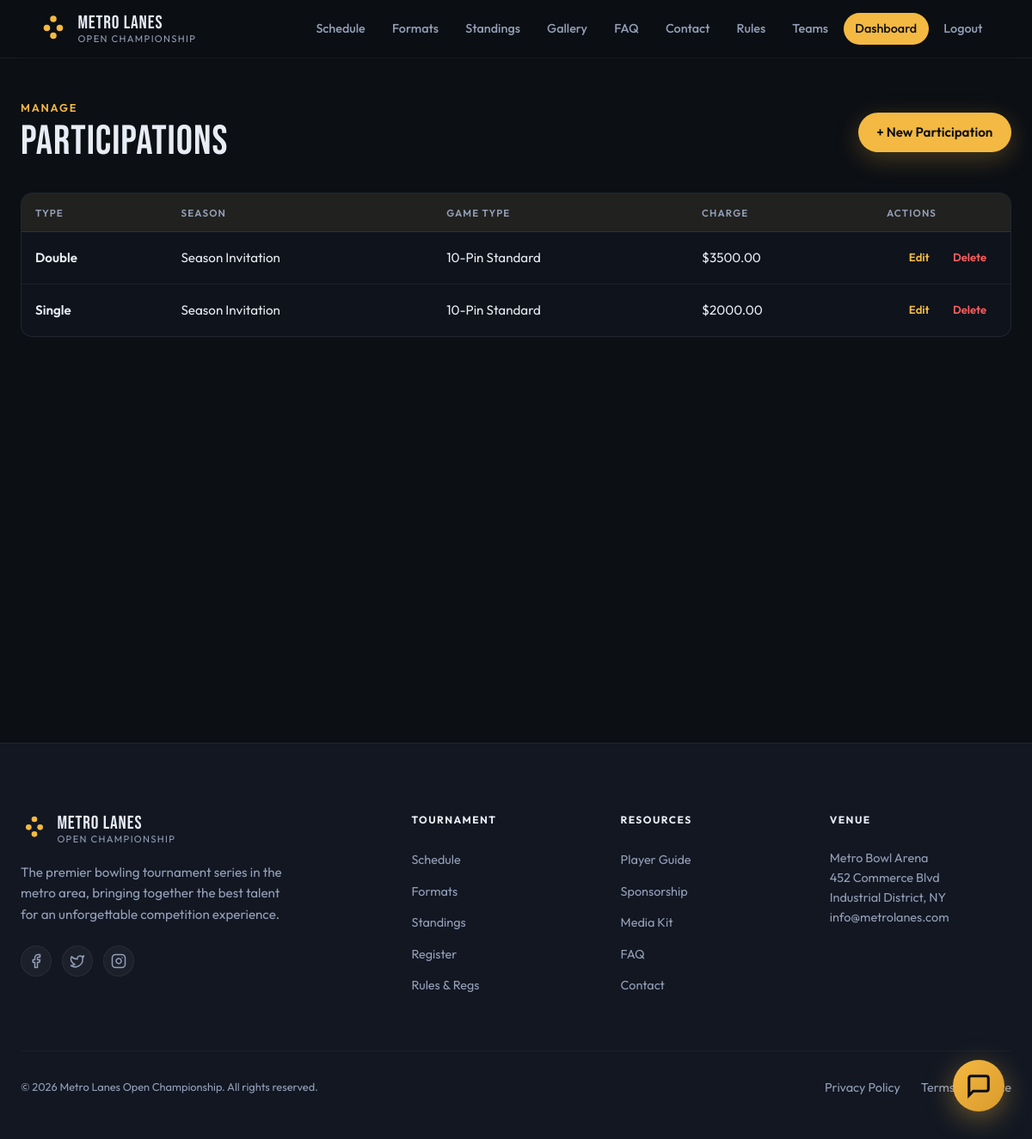
The page /manage/participations/ (signed in) on the database its author committed.
### core/models.py (models this page shows, shortened)
class Participation(models.Model):
    choices = [
        ('Single', 'Single'),
        ('Double', 'Double'),
        ('Trio', 'Trio'),
    ]
    season = models.ForeignKey(Season, on_delete=models.CASCADE, related_name='participations')
    game_type = models.ForeignKey(GameType, on_delete=models.CASCADE, related_name='participations')
    name = models.CharField(max_length=100, choices=choices)
    charge = models.DecimalField(max_digits=10, decimal_places=2)
    enrolled_users = models.ManyToManyField(User, related_name='enrolled_participations', blank=True)
    enrolled_teams = models.ManyToManyField(Team, related_name='enrolled_participations', blank=True)
    class Meta:
        verbose_name_plural = 'Participations'
        unique_together = ('season', 'game_type', 'name')

class Season(models.Model):
    name = models.CharField(max_length=100)
    start_date = models.DateField()
    end_date = models.DateField()
    is_active = models.BooleanField(default=False)
    register_start_date = models.DateField()
    register_end_date = models.DateField()
    participants = models.ManyToManyField(User, related_name='participants')
    teams = models.ManyToManyField(Team, related_name='teamups')
    hero_image = models.URLField(blank=True, null=True, help_text="URL for the hero background image")

class GameType(models.Model):
    name = models.CharField(max_length=100)
    description = models.TextField()

### core/views.py (the view)
# urls.py: path('manage/participations/', views.participation_list, name='participation_list'),
@login_required
def participation_list(request):
    participations = Participation.objects.select_related('season', 'game_type').all().order_by('-season__start_date', 'name')
    return render(request, 'core/participation_list.html', {'participations': participations})

### templates/core/participation_list.html (shortened to what this page needs)
{% extends "core/base.html" %}
{% block content %}
<section class="manage-section">
  <div class="manage-inner">
    <header class="manage-header">
      <div>
        <p class="manage-header__eyebrow">Manage</p>
        <h1 class="manage-header__title">Participations</h1>
      </div>
      <a class="btn btn--primary" href="{% url 'participation_create' %}">+ New Participation</a>
    </header>
    {% if participations %}
    <div class="manage-table-wrap">
      <table class="manage-table">
        <thead>
          <tr>
            <th>Type</th>
            <th>Season</th>
            <th>Game Type</th>
            <th>Charge</th>
            <th class="manage-table__actions-col">Actions</th>
          </tr>
        </thead>
        <tbody>
          {% for p in participations %}
          <tr>
            <td class="manage-table__primary">{{ p.name }}</td>
            <td>{{ p.season.name }}</td>
            <td>{{ p.game_type.name }}</td>
            <td>${{ p.charge }}</td>
            <td class="manage-table__actions">
              <a href="{% url 'participation_edit' p.pk %}" class="manage-action">Edit</a>
              <a href="{% url 'participation_delete' p.pk %}" class="manage-action manage-action--danger">Delete</a>
            </td>
          </tr>
          {% endfor %}
        </tbody>
      </table>
    </div>
    {% else %}
      <div class="manage-empty">
        <p>No participations created yet.</p>
        <a class="btn btn--primary" href="{% url 'participation_create' %}">Create First Participation</a>
      </div>
    {% endif %}
  </div>
</section>
{% endblock %}

### core/static/core/css/site.css (style rules this page uses)
:root { --bg-deep: #0c0f14; --bg-panel: #121722; --text: #e8ecf4; --text-muted: #94a0b8; --accent: #f4b942; --accent-soft: rgba(244, 185, 66, 0.15); --lane: #1c2433; --lane-glow: #2a3548; --header-h: 4.25rem; --font-sans: "Outfit", system-ui, sans-serif; --font-display: "Bebas Neue", Impact, sans-serif; }
*, *::before, *::after { box-sizing: border-box; }
html { scroll-behavior: smooth; }
body { margin: 0; min-height: 100vh; font-family: var(--font-sans); font-size: 1rem; line-height: 1.5; color: var(--text); background: var(--bg-deep); }
.btn { display: inline-flex; align-items: center; justify-content: center; padding: 0.75rem 1.35rem; border-radius: 999px; font-size: 0.95rem; font-weight: 600; text-decoration: none; transition: transform 0.15s ease, box-shadow 0.15s ease, background 0.15s ease; }
.btn--primary { color: var(--bg-deep); background: var(--accent); box-shadow: 0 8px 28px rgba(244, 185, 66, 0.25); }
.manage-section { min-height: calc(100vh - var(--header-h)); padding: 3rem 1.25rem 5rem; background: var(--bg-deep); }
.manage-inner { max-width: 72rem; margin: 0 auto; }
.manage-header { display: flex; align-items: center; justify-content: space-between; flex-wrap: wrap; gap: 1rem; margin-bottom: 2rem; }
.manage-header__eyebrow { margin: 0 0 0.25rem; font-size: 0.8rem; font-weight: 600; letter-spacing: 0.14em; text-transform: uppercase; color: var(--accent); }
.manage-header__title { margin: 0; font-family: var(--font-display); font-size: clamp(2rem, 5vw, 3rem); font-weight: 400; letter-spacing: 0.02em; line-height: 1.1; }
.manage-table-wrap { border-radius: 0.85rem; overflow: hidden; border: 1px solid rgba(255, 255, 255, 0.08); background: rgba(18, 23, 34, 0.6); }
.manage-table { width: 100%; border-collapse: collapse; font-size: 0.95rem; }
.manage-table thead { background: rgba(244, 185, 66, 0.08); }
.manage-table th { padding: 0.85rem 1rem; text-align: left; font-size: 0.72rem; font-weight: 600; letter-spacing: 0.1em; text-transform: uppercase; color: var(--text-muted); border-bottom: 1px solid rgba(255, 255, 255, 0.08); }
.manage-table td { padding: 0.9rem 1rem; vertical-align: middle; border-bottom: 1px solid rgba(255, 255, 255, 0.05); }
.manage-table tbody tr:last-child td { border-bottom: none; }
.manage-table__primary { font-weight: 600; }
.manage-table__actions-col { width: 10rem; text-align: right; }
.manage-table__actions { text-align: right; white-space: nowrap; }
.manage-action { display: inline-block; padding: 0.35rem 0.75rem; border-radius: 0.5rem; font-size: 0.82rem; font-weight: 600; text-decoration: none; color: var(--accent); transition: all 0.15s ease; }
.manage-action--danger { color: #ff5e5e; }

### rows shown on the page
Participation: name "Double", season.name "Season Invitation", game_type.name "10-Pin Standard", charge "3500.00"
Participation: name "Single", season.name "Season Invitation", game_type.name "10-Pin Standard", charge "2000.00"
